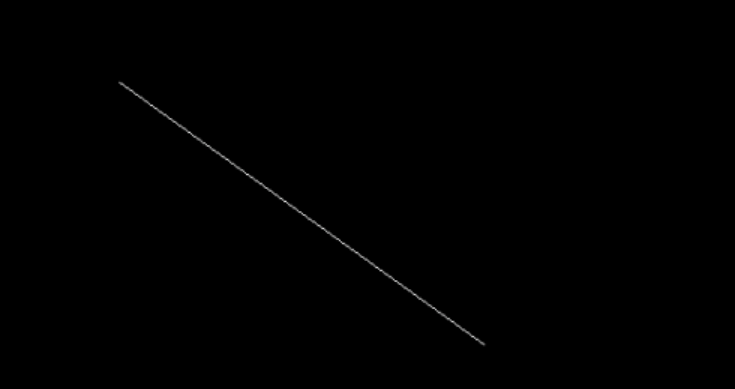
%> input picture 06 practice-myself_codes_notes/02 digital image processing code/02-09-03-01 Ridgelet/test.png, 735 x 389 px
$ octave Radon.m   (GNU Octave 9; MATLAB toolbox functions it lacks are replaced by stand-ins)
%> lines starting %> are read from the running program, lines starting %| are printed output that depends on the picture; in (x1, y1, x2, y2) boxes, pixels count from 0 and x2, y2 are one past the last pixel; in counts of white or black regions, pixels touching at a corner belong together; the program's own positions count from 1
    %% Radon Transform


    srcImage=imread('test.png');
%> srcImage is the input picture: size 389x735x3 uint8; mean R, G, B 0.4, 0.4, 0.4
    grayImage=rgb2gray(srcImage);
    cannyImage=edge(grayImage,'canny');
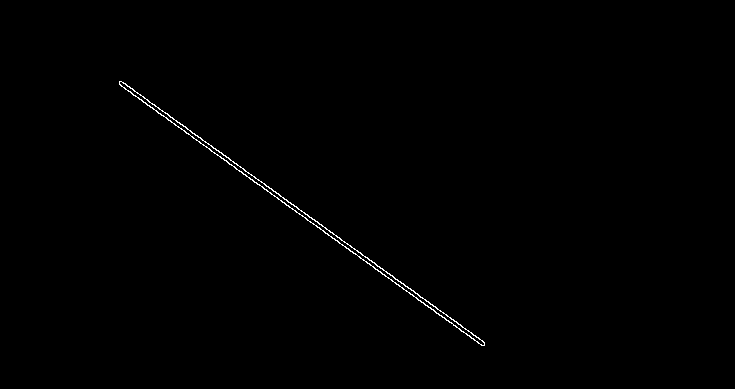
%> cannyImage: size 389x735 logical; 0.4% white in thin lines or dots, all inside (x1, y1, x2, y2) = (119, 81, 485, 346)

    theta=0:180;
    [R,x]=radon(cannyImage,theta);
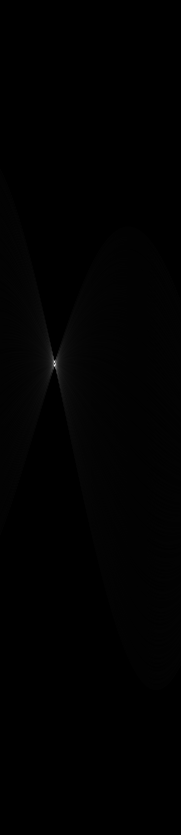
%> R: size 835x181 double; min 0, max 248.9, mean 1.4
%> x = 835 values from -417 to 417
    figure,imagesc(theta,x,R);
    title('R_theta X');
    xlabel('theta(degree)');
    ylabel('X\prime');
    colormap(hot);
    colorbar;
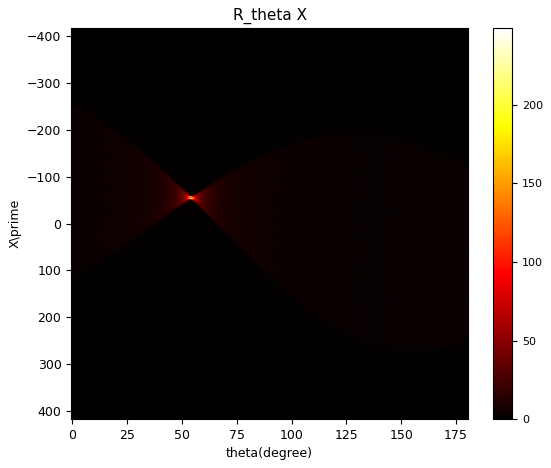
%> figure redrawn from the program's plot data
